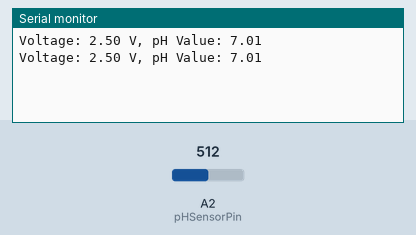
Simulated run of this sketch. Board: Arduino Uno, built with avr-gcc and run on an emulated ATmega328P. Parts: the last lines printed to the serial monitor. The test bench sets the inputs (shaded band); at power-on: A2 (pHSensorPin) = 512.

Above: at 1.8 s.
1.9 s: A2 (pHSensorPin) set to 716
At 2.8 s:
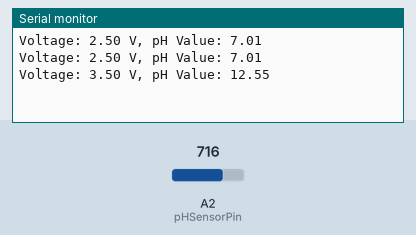
3.4 s: A2 (pHSensorPin) set to 900
At 4.7 s:
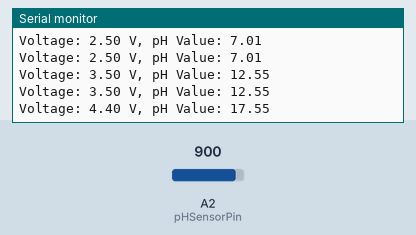
Timing chart, 0 to 6.4 s (numbered marks = the images above; inputs shaded):
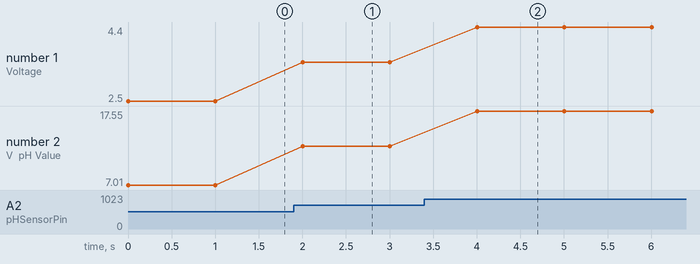

Measured:
- after the input at 1.9 s, the serial monitor: prints a new line after 0.10 s (image 1)
- after the input at 3.4 s, the serial monitor: prints a new line after 0.60 s (image 2)
- plotted number 1: 2.5 → 3.5 after the input at 1.9 s, 3.5 → 4.4 after the input at 3.4 s
- plotted number 2: 7.01 → 12.55 after the input at 1.9 s, 12.55 → 17.55 after the input at 3.4 s

The sketch:

PH-Calibration.ino
```cpp
// Define the analog pin for the pH sensor
const int pHSensorPin = A2;  // Pin where the pH sensor is connected

// Calibration constants for pH sensor (These values may need adjustment for your sensor)
const float neutralVoltage = 2.5;  // Expected voltage at pH 7 (calibrate with a pH 7 buffer)
const float slope = 0.18;  // Voltage difference per pH unit, based on your sensor's calibration

float pHValue = 0.0;
int sensorValue = 0;
float voltage = 0.0;

void setup() {
  // Start serial communication for debugging
  Serial.begin(9600);
}

void loop() {
  // Read the analog value from the pH sensor
  sensorValue = analogRead(pHSensorPin);

  // Convert the sensor value to voltage (since the Arduino's ADC range is 0-1023, corresponding to 0-5V)
  voltage = sensorValue * (5.0 / 1023.0);

  // Calculate the pH value
  // pH value = (measured voltage - neutral voltage) / slope + 7
  pHValue = (voltage - neutralVoltage) / slope + 7;

  // Output the voltage and pH value to the Serial Monitor
  Serial.print("Voltage: ");
  Serial.print(voltage);
  Serial.print(" V, pH Value: ");
  Serial.println(pHValue);

  // Delay for a second before taking another reading
  delay(1000);
}
```
